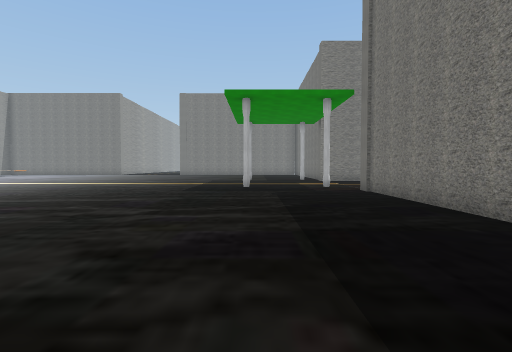
[1] (above)

21 first-person views from a walk through a 3-D level made in the Unity game engine. The camera is 1.5 m above the floor, tilts 2° down and sees 85° across. The floor is counted in squares, 2 m on a side. Each view is taken from the middle of a square. On the plan, view 1 faces up. The plan holds only what a view shows up to about 10 squares ahead; the rest is blank. The place goes on beyond the plan.

[2]
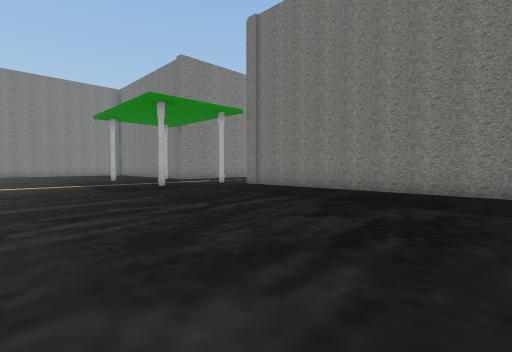

[3]
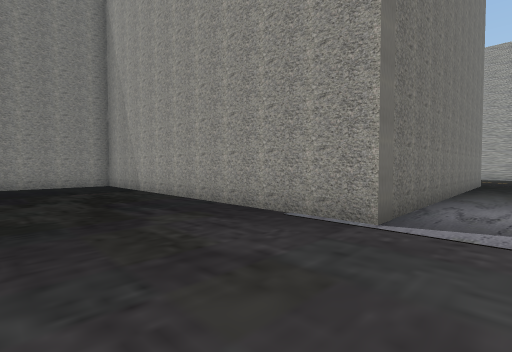

[4]
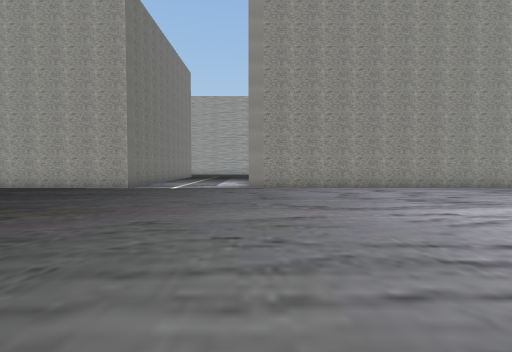

[5]
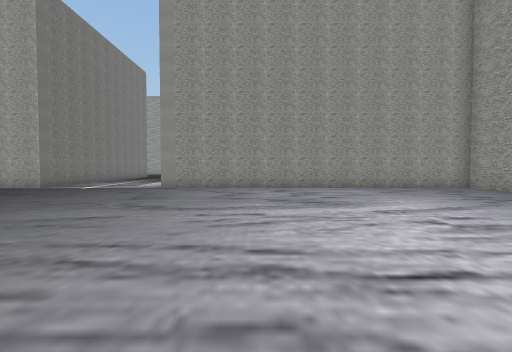

[6]
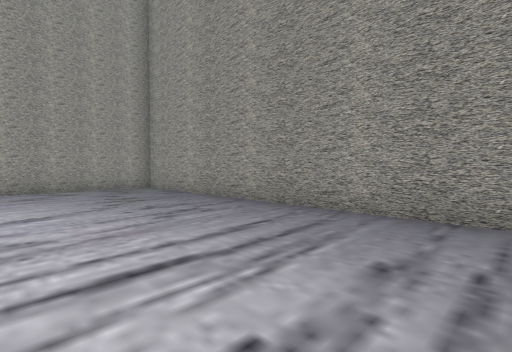

[7]
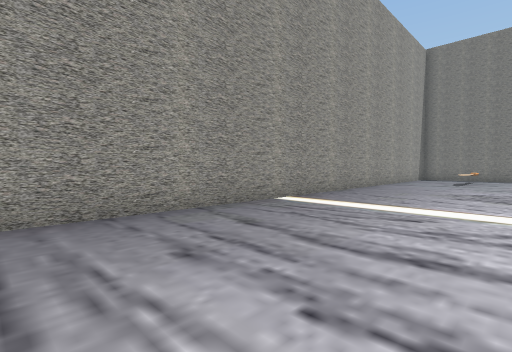

[8]
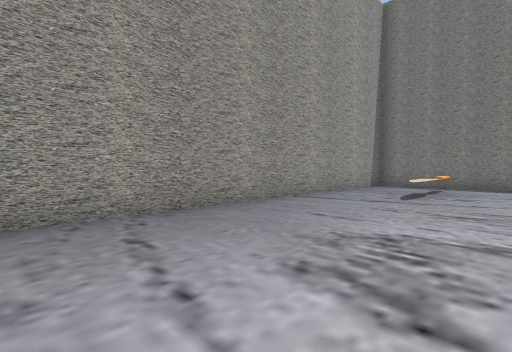

[9]
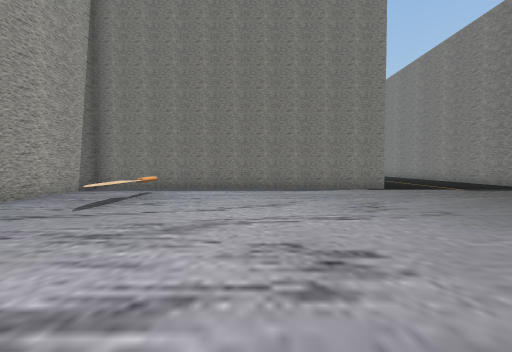

[10]
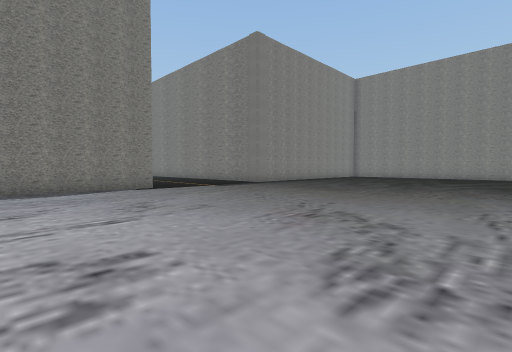

[11]
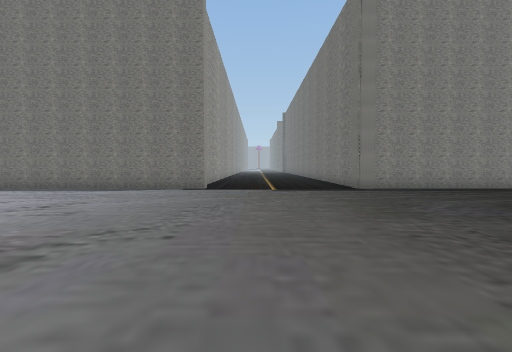

[12]
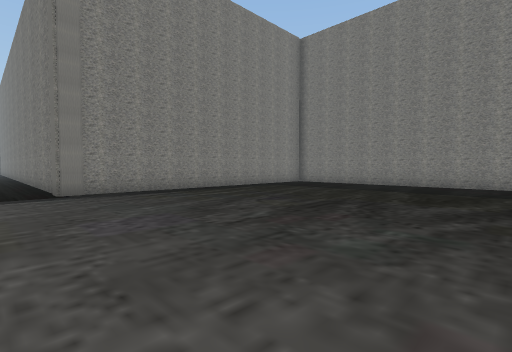

[13]
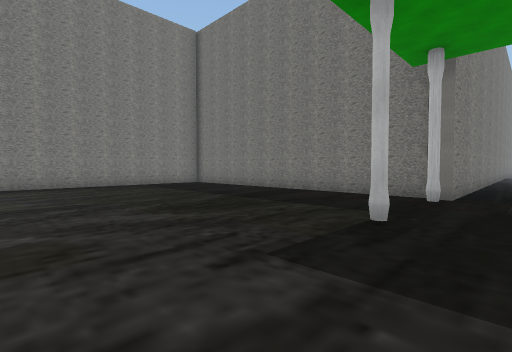

[14]
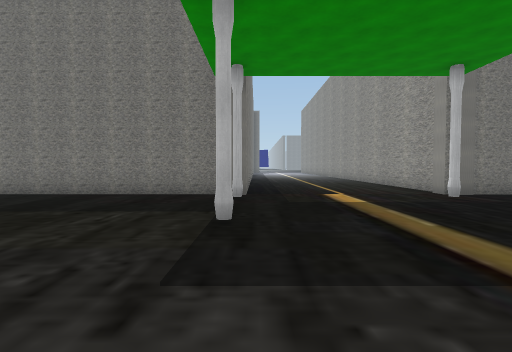

[15]
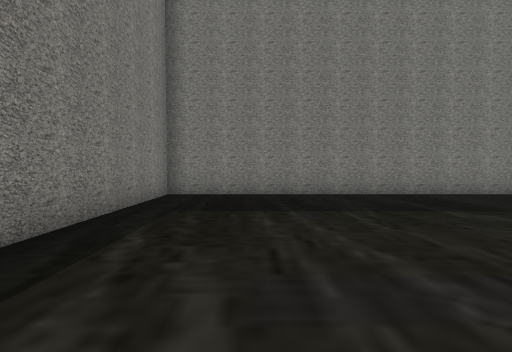

[16]
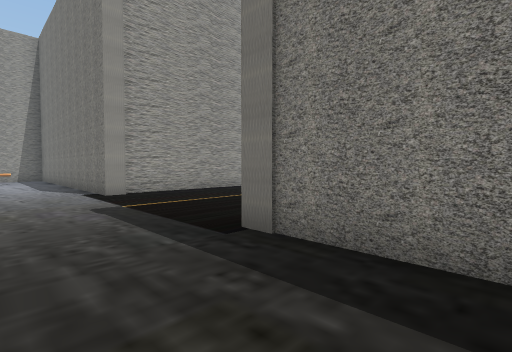

[17]
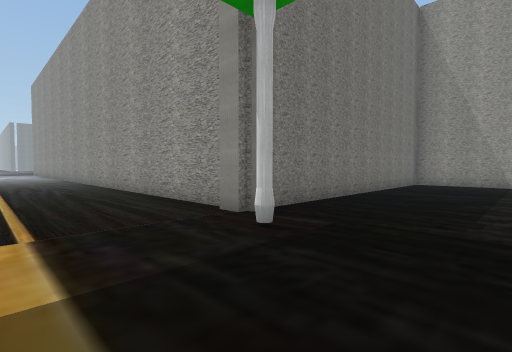

[18]
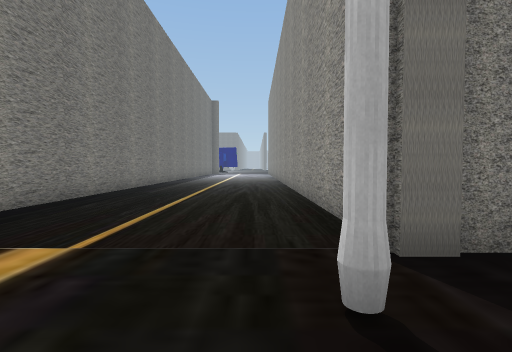

[19]
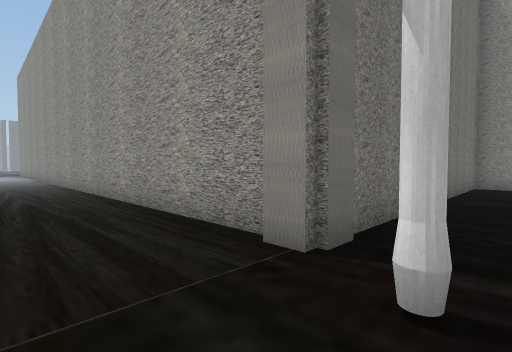

[20]
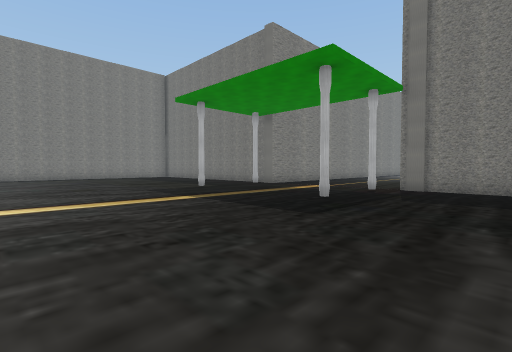

[21]
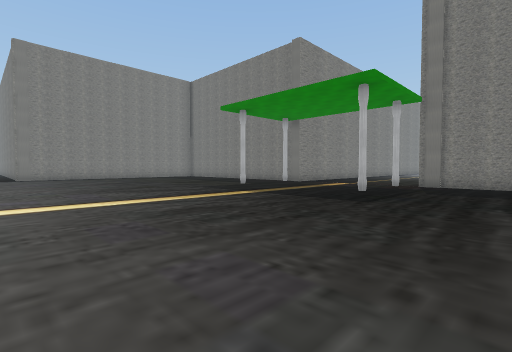

### Floor plan
Points are (right, up) in squares from view 1. A wall is a line through its corners. A room is listed if a view was taken in it or the views show most of it. See-through windows are left out.
Room 1 (views 1, 2, 3, 4, 5, 6, 7, 8, 9, 10, 11, 12, 13, 14, 15, 16, 17, 18, 19, 20, 21)
walls: (4, 8.8) (11.5, 8.8); (-11.7, 24.9) (-11.7, 24.3) (-21.3, 24.3) (-21.3, -0.5) (-10.8, -0.5); (-12, 26.5) (-12, 24.9); (11, 14.3) (3.4, 14.3) (3.4, 24.3) (-6.6, 24.3) (-6.6, 26.5); (-6.6, -7.5) (-6.6, -0.5) (3.4, -0.5) (3.4, 9) (4, 9)
objects: other object (-19, 20) to (-19, 23)

Positions as (right, up) in squares from view 1, and headings:
1: (0, 0), facing up
2: (-5, 0), facing up-right
3: (-8, 3), facing down-right
4: (-11, 9), facing down
5: (-14, 9), facing down
6: (-17, 9), facing down-left
7: (-17, 7), facing up-left
8: (-17, 13), facing up-left
9: (-16, 15), facing up
10: (-16, 15), facing up-right
11: (-10, 15), facing up
12: (-8, 16), facing up-right
13: (-4, 13), facing up-right
14: (-4, 14), facing right
15: (-4, 22), facing right
16: (-4, 22), facing up-left
17: (0, 12), facing down-right
18: (1, 10), facing right
19: (2, 11), facing down-right
20: (-6, 6), facing up-right
21: (-8, 6), facing up-right
